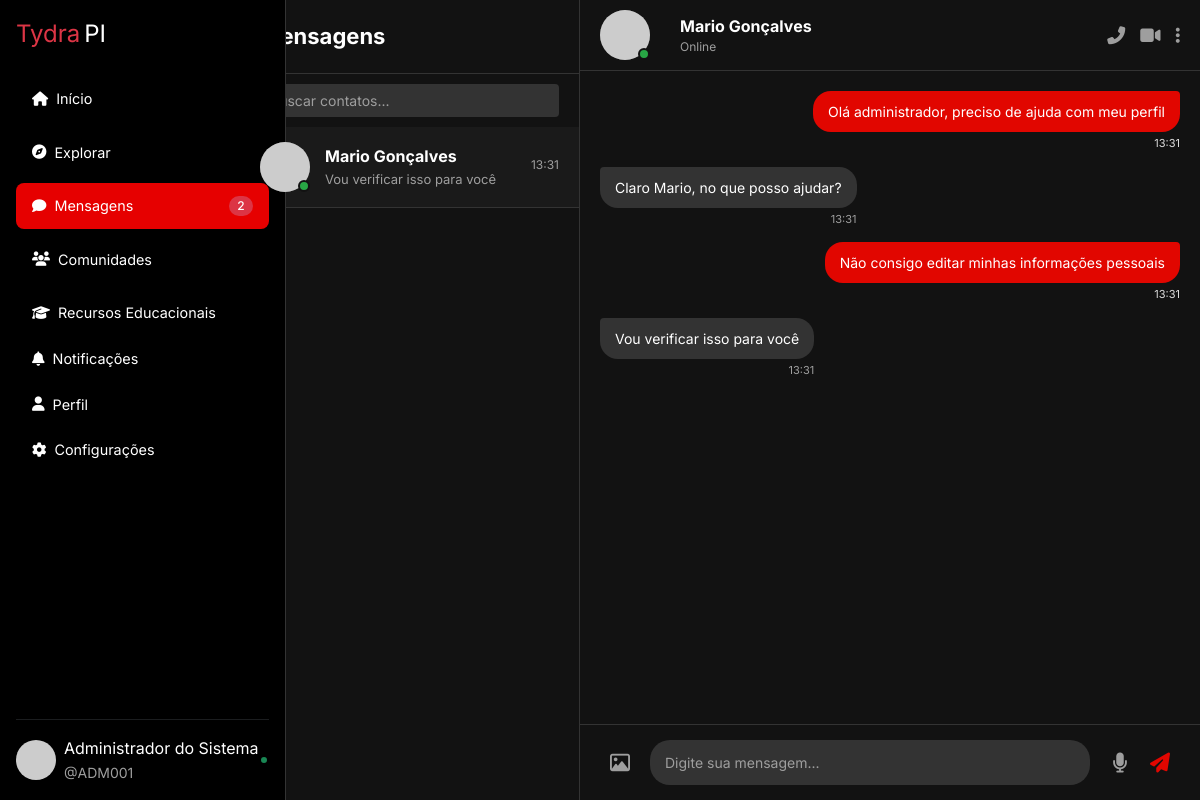
The app's page /chat.php?id=1 (signed in) with its own data.
### tables this page shows
CREATE TABLE `conversas` (
  `id` int(11) NOT NULL,
  `usuario1_id` int(10) UNSIGNED NOT NULL,
  `usuario2_id` int(10) UNSIGNED NOT NULL,
  `data_criacao` datetime DEFAULT current_timestamp()
);

CREATE TABLE `usuario` (
  `idusuario` int(10) UNSIGNED NOT NULL,
  `matricula` varchar(20) NOT NULL,
  `idade` tinyint(3) UNSIGNED NOT NULL,
  `foto` varchar(255) DEFAULT NULL,
  `email` varchar(100) NOT NULL,
  `nome` varchar(80) NOT NULL,
  `senha` varchar(255) NOT NULL,
  `data_criacao` datetime NOT NULL DEFAULT current_timestamp(),
  `status` enum('ativo','inativo') NOT NULL DEFAULT 'ativo',
  `criado_em` datetime NOT NULL DEFAULT current_timestamp(),
  `atualizado_em` datetime NOT NULL DEFAULT current_timestamp() ON UPDATE current_timestamp(),
  `admin` tinyint(1) NOT NULL DEFAULT 0
);

CREATE TABLE `mensagens` (
  `id` int(11) NOT NULL,
  `conversa_id` int(11) NOT NULL,
  `remetente_id` int(10) UNSIGNED NOT NULL,
  `conteudo` text NOT NULL,
  `data_envio` datetime DEFAULT current_timestamp(),
  `lida` tinyint(1) DEFAULT 0
);

### functions/chat_functions.php (called while the page is built, shortened)
<?php
function buscarConversasUsuario($pdo, $usuarioId) {
    $sql = "SELECT c.id,
                   CASE
                     WHEN c.usuario1_id = :usuario_id THEN u2.idusuario
                     ELSE u1.idusuario
                   END AS outro_usuario_id,
                   CASE
                     WHEN c.usuario1_id = :usuario_id THEN u2.nome
                     ELSE u1.nome
                   END AS nome,
                   m.conteudo AS ultima_mensagem,
                   m.data_envio AS ultima_mensagem_data,
                   SUM(CASE WHEN m.lida = 0 AND m.remetente_id != :usuario_id THEN 1 ELSE 0 END) AS nao_lidas,
                   'privada' AS tipo  -- Adicione este campo
            FROM conversas c
            JOIN usuario u1 ON u1.idusuario = c.usuario1_id
            JOIN usuario u2 ON u2.idusuario = c.usuario2_id
            LEFT JOIN (
                SELECT conversa_id, MAX(id) AS max_id
                FROM mensagens
                GROUP BY conversa_id
            ) ultima ON ultima.conversa_id = c.id
            LEFT JOIN mensagens m ON m.id = ultima.max_id
            WHERE c.usuario1_id = :usuario_id OR c.usuario2_id = :usuario_id
            GROUP BY c.id
            ORDER BY m.data_envio DESC";
    $stmt = $pdo->prepare($sql);
    $stmt->bindValue(':usuario_id', $usuarioId, PDO::PARAM_INT);
    $stmt->execute();
    return $stmt->fetchAll(PDO::FETCH_ASSOC);
}
function buscarGruposUsuario($pdo, $usuarioId) {
    $sql = "SELECT g.id, g.nome,
                   mg.conteudo AS ultima_mensagem,
                   mg.data_envio AS ultima_mensagem_data,
                   (SELECT COUNT(*) FROM mensagens_grupo mg2
                    WHERE mg2.grupo_id = g.id
                    AND mg2.id > COALESCE((SELECT ultima_visualizacao
                                          FROM grupo_visualizacoes
                                          WHERE grupo_id = g.id
                                          AND usuario_id = :usuario_id), 0)) AS nao_lidas,
                   'grupo' AS tipo  -- Adicione este campo
            FROM grupos g
            JOIN grupo_membros gm ON gm.grupo_id = g.id
            LEFT JOIN (
                SELECT grupo_id, MAX(id) AS max_id
                FROM mensagens_grupo
                GROUP BY grupo_id
            ) ultima ON ultima.grupo_id = g.id
            LEFT JOIN mensagens_grupo mg ON mg.id = ultima.max_id
            WHERE gm.usuario_id = :usuario_id
            ORDER BY mg.data_envio DESC";
    $stmt = $pdo->prepare($sql);
    $stmt->bindValue(':usuario_id', $usuarioId, PDO::PARAM_INT);
    $stmt->execute();
    return $stmt->fetchAll(PDO::FETCH_ASSOC);
}
function buscarMensagensConversa($pdo, $conversaId, $usuarioId) {
    $sqlUpdate = "UPDATE mensagens SET lida = TRUE
                  WHERE conversa_id = :conversa_id
                  AND remetente_id != :usuario_id";
    $stmtUpdate = $pdo->prepare($sqlUpdate);
    $stmtUpdate->bindValue(':conversa_id', $conversaId, PDO::PARAM_INT);
    $stmtUpdate->bindValue(':usuario_id', $usuarioId, PDO::PARAM_INT);
    $stmtUpdate->execute();
    $sql = "SELECT m.*, u.nome AS remetente_nome
            FROM mensagens m
            JOIN usuario u ON u.idusuario = m.remetente_id
            WHERE m.conversa_id = :conversa_id
            ORDER BY m.data_envio ASC";
    $stmt = $pdo->prepare($sql);
    $stmt->bindValue(':conversa_id', $conversaId, PDO::PARAM_INT);
    $stmt->execute();
    return $stmt->fetchAll(PDO::FETCH_ASSOC);
}
function buscarOutroUsuarioConversa($pdo, $conversaId, $usuarioAtualId) {
    $sql = "SELECT u.idusuario, u.nome, u.email
            FROM conversas c
            JOIN usuario u ON u.idusuario = CASE
                WHEN c.usuario1_id = :usuario_id THEN c.usuario2_id
                ELSE c.usuario1_id
            END
            WHERE c.id = :conversa_id";
    $stmt = $pdo->prepare($sql);
    $stmt->bindValue(':conversa_id', $conversaId, PDO::PARAM_INT);
    $stmt->bindValue(':usuario_id', $usuarioAtualId, PDO::PARAM_INT);
    $stmt->execute();
    return $stmt->fetch(PDO::FETCH_ASSOC);
}

### chat.php (the view, shortened to what this page needs)
<?php
require 'includes/conexao.php';
require 'functions/chat_functions.php';
$usuarioAtualId = $_SESSION['usuario_id'];
$active_conversation_id = 0;
$active_group_id = 0;
$outroUsuario = null;
if (isset($_GET['id'])) {
    $active_conversation_id = intval($_GET['id']);
} elseif (isset($_GET['grupo_id'])) {
    $active_group_id = intval($_GET['grupo_id']);
} elseif (isset($_GET['usuario_id'])) {
    $outroUsuarioId = intval($_GET['usuario_id']);
    $active_conversation_id = criarOuBuscarConversa($pdo, $usuarioAtualId, $outroUsuarioId);
}
$conversasPrivadas = buscarConversasUsuario($pdo, $usuarioAtualId);
$grupos = buscarGruposUsuario($pdo, $usuarioAtualId);
$conversations = array_merge($conversasPrivadas, $grupos);
usort($conversations, function($a, $b) {
    $timeA = strtotime($a['ultima_mensagem_data'] ?? '1970-01-01');
    $timeB = strtotime($b['ultima_mensagem_data'] ?? '1970-01-01');
    return $timeB - $timeA;
});
$mensagens = [];
if ($active_conversation_id > 0) {
    $mensagens = buscarMensagensConversa($pdo, $active_conversation_id, $usuarioAtualId);
    $outroUsuario = buscarOutroUsuarioConversa($pdo, $active_conversation_id, $usuarioAtualId);
} elseif ($active_group_id > 0) {
    $mensagens = buscarMensagensGrupo($pdo, $active_group_id, $usuarioAtualId);
    $grupoAtivo = buscarGrupo($pdo, $active_group_id);
}
function gerarAvatar($nome) {
    $nomeCodificado = urlencode($nome);
    $cor = substr(md5($nome), 0, 6);
    return "https://ui-avatars.com/api/?name=$nomeCodificado&background=$cor&color=fff";
}
?>
<!DOCTYPE html>
<html lang="pt-BR">
<head>
    <?php include 'includes/header.php' ?>
</head>
<body>
    <?php include 'includes/sidebar.php' ?>
    <div class="chat-container">
        <div class="conversation-list">
            <div class="conversation-list-header">
                Mensagens
            </div>
            <div class="search-container-chat">
                <input type="text" class="search-bar" placeholder="Buscar contatos..." aria-label="Buscar">
            </div>
            <?php foreach ($conversations as $conversa): ?>
                <?php
                $isGroup = isset($conversa['tipo']) && $conversa['tipo'] === 'grupo';
                ?>
                <a href="<?= $isGroup ? 'chat.php?grupo_id='.$conversa['id'] : 'chat.php?id='.$conversa['id'] ?>" class="text-decoration-none">
                    <div class="conversation-item <?=
                        ($isGroup && $active_group_id == $conversa['id']) ||
                        (!$isGroup && $active_conversation_id == $conversa['id']) ? 'active' : ''
                    ?>">
                        <div class="avatar-wrapper">
                            <img src="<?= gerarAvatar($conversa['nome']) ?>"
                                 alt="<?= htmlspecialchars($conversa['nome']) ?>"
                                 class="avatar">
                            <?php if (!$isGroup): ?>
                                <div class="online-indicator"></div>
                            <?php endif; ?>
                        </div>
                        <div class="conversation-info">
                            <div class="conversation-name">
                                <?= htmlspecialchars($conversa['nome']) ?>
                            </div>
                            <div class="conversation-message">
                                <?= htmlspecialchars($conversa['ultima_mensagem'] ?? 'Sem mensagens') ?>
                            </div>
                        </div>
                        <div class="conversation-meta">
                            <div class="timestamp">
                                <?= $conversa['ultima_mensagem_data'] ? date('H:i', strtotime($conversa['ultima_mensagem_data'])) : '' ?>
                            </div>
                        </div>
                    </div>
                </a>
            <?php endforeach; ?>
        </div>
        <div class="chat-area">
            <?php if ($active_conversation_id > 0 && $outroUsuario): ?>
                <div class="chat-header">
                    <div class="chat-header-info">
                        <div class="avatar-wrapper">
                            <img src="<?= gerarAvatar($outroUsuario['nome']) ?>"
                                 alt="<?= htmlspecialchars($outroUsuario['nome']) ?>"
                                 class="avatar">
                            <div class="online-indicator"></div>
                        </div>
                        <div>
                            <div class="chat-header-name"><?= htmlspecialchars($outroUsuario['nome']) ?></div>
                            <div class="chat-status">Online</div>
                        </div>
                    </div>
                    <div class="chat-actions">
                        <button class="chat-action-btn">
                            <i class="fas fa-phone-alt"></i>
                        </button>
                        <button class="chat-action-btn">
                            <i class="fas fa-video"></i>
                        </button>
                        <button class="chat-action-btn">
                            <i class="fas fa-ellipsis-v"></i>
                        </button>
                    </div>
                </div>
                <div id="messageArea" class="message-area">
                    <?php foreach ($mensagens as $mensagem): ?>
                        <div class="message <?= $mensagem['remetente_id'] == $usuarioAtualId ? 'message-sender' : 'message-receiver' ?>">
                            <div class="message-content">
                                <?= htmlspecialchars($mensagem['conteudo']) ?>
                            </div>
                            <div class="message-time">
                                <?= date('H:i', strtotime($mensagem['data_envio'])) ?>
                            </div>
                        </div>
                    <?php endforeach; ?>
                </div>
                <form method="POST" class="message-input-area">
                    <button type="button" class="message-action-btn">
                        <i class="far fa-image"></i>
                    </button>
                    <input type="text" name="conteudo" class="message-input"
                           placeholder="Digite sua mensagem..." aria-label="Mensagem" required>
                    <button type="button" class="message-action-btn">
                        <i class="fas fa-microphone"></i>
                    </button>
                    <button type="submit" class="message-action-btn send-btn">
                        <i class="fas fa-paper-plane"></i>
                    </button>
                </form>
            <?php endif; ?>
        </div>
    </div>
</body>
</html>

### records on screen
conversas: nome "Mario Gonçalves", ultima_mensagem "Vou verificar isso para você", ultima_mensagem_data "13:31"
usuario: nome "Mario Gonçalves"
mensagens: conteudo "Olá administrador, preciso de ajuda com meu perfil", data_envio "13:31"
mensagens: conteudo "Claro Mario, no que posso ajudar?", data_envio "13:31"
mensagens: conteudo "Não consigo editar minhas informações pessoais", data_envio "13:31"
mensagens: conteudo "Vou verificar isso para você", data_envio "13:31"

### other values on screen
$totalMensagensNaoLidas "2"
$menu['label'] "Recursos Educacionais"
$menu['label'] "Notificações"
$usuarioNome "Administrador do Sistema"
$usuarioMatricula "ADM001"
